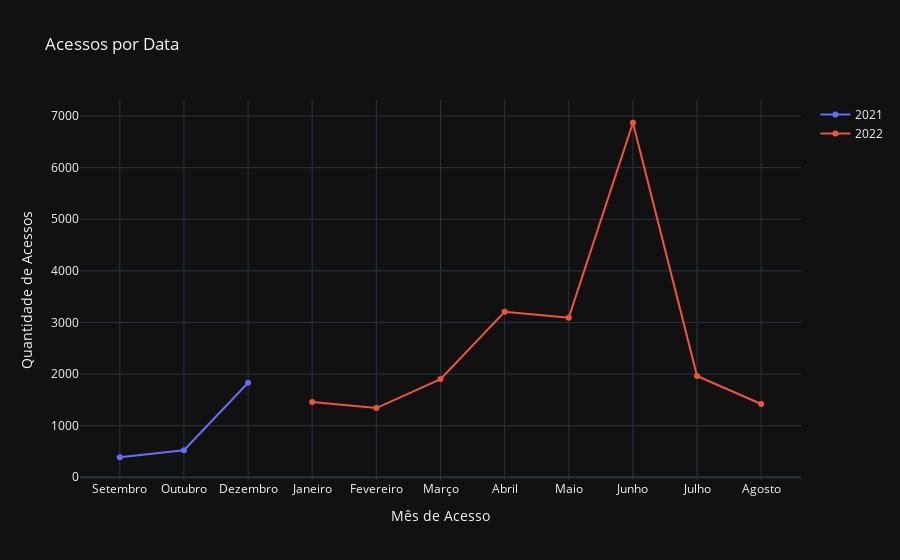

Write notebook code for a chart like this one.
### Markdown cell above
### Acessos por data:

### Code cell
graf2021 = go.Scatter(x=['Setembro', 'Outubro', 'Dezembro'],
                    y=dateAcess['Acessos'][8:],
                    name='2021')

graf2022 = go.Scatter(x=['Janeiro', 'Fevereiro', 'Março', 'Abril', 'Maio', 'Junho', 'Julho', 'Agosto'],
                    y=dateAcess['Acessos'][0:8],
                    name='2022')

layout = go.Layout(title='Acessos por Data',
                   yaxis={'title':'Quantidade de Acessos'},
                   xaxis={'title': 'Mês de Acesso'})

fig = go.Figure(data=[graf2021, graf2022], layout=layout)

py.iplot(fig)

### Figure 1 — Plotly figure (JSON) as saved in the notebook; plotly's stock layout.template omitted (floating-point values rounded to 4 significant figures)
{"data": [{"name": "2021", "x": ["Setembro", "Outubro", "Dezembro"], "y": [388, 525, 1831], "type": "scatter"}, {"name": "2022", "x": ["Janeiro", "Fevereiro", "Março", "Abril", "Maio", "Junho", "Julho", "Agosto"], "y": [1460, 1341, 1902, 3208, 3093, 6870, 1963, 1420], "type": "scatter"}], "layout": {"title": {"text": "Acessos por Data"}, "xaxis": {"title": {"text": "Mês de Acesso"}}, "yaxis": {"title": {"text": "Quantidade de Acessos"}}}}
